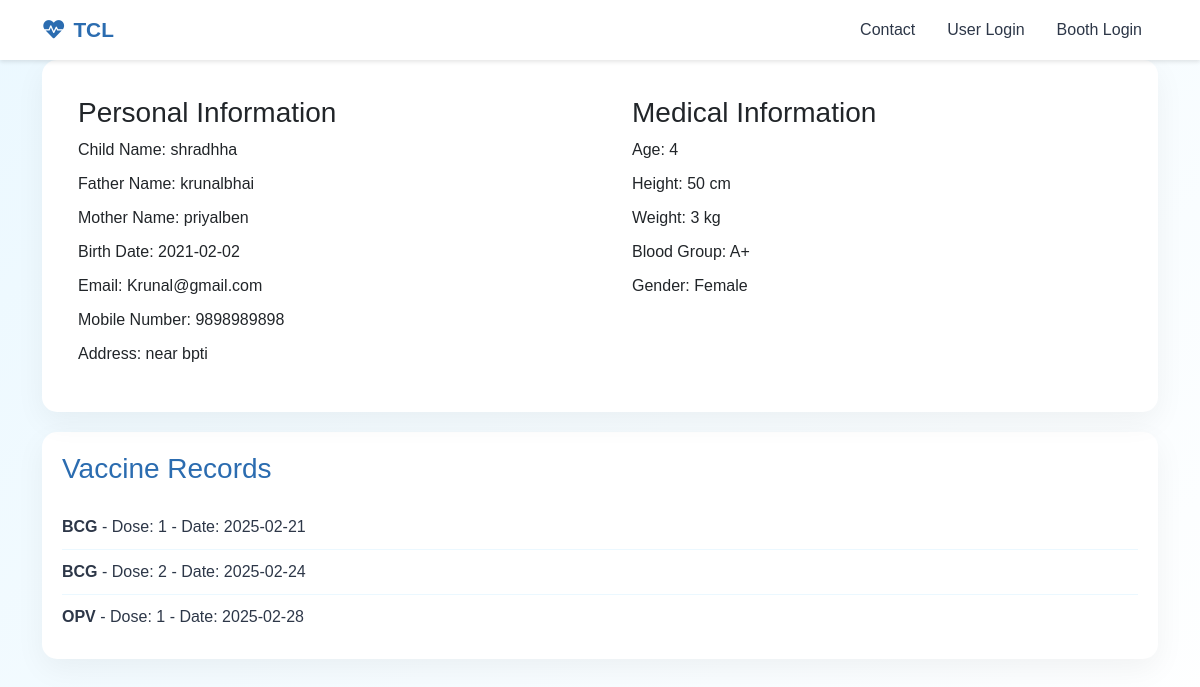
Page /Userpage.php (signed in) on the committed database.
### tables this page shows
CREATE TABLE `userregistration` (
  `UserId` int(11) NOT NULL,
  `TmpId` int(11) NOT NULL,
  `FatherName` varchar(255) NOT NULL,
  `MotherName` varchar(255) NOT NULL,
  `ChildName` varchar(255) NOT NULL,
  `Email` varchar(255) NOT NULL,
  `Contact` varchar(15) NOT NULL,
  `Address` text NOT NULL,
  `Height` int(11) NOT NULL,
  `Weight` int(11) NOT NULL,
  `BloodGroup` varchar(5) NOT NULL,
  `Gender` varchar(10) NOT NULL,
  `BirthDate` date NOT NULL,
  `BirthCertificate` varchar(255) NOT NULL,
  `Password` varchar(255) NOT NULL
);

CREATE TABLE `records` (
  `id` int(11) NOT NULL,
  `Uid` int(11) NOT NULL,
  `VaccineName` varchar(255) NOT NULL,
  `VaccineDose` int(11) NOT NULL,
  `VaccineDate` date NOT NULL
);

### Userpage.php (the view, shortened to what this page needs)
<?php
$conn = mysqli_connect('localhost', 'root', '', 'user');
$UserID = $_SESSION['UserID'];
$sql = "SELECT * FROM userregistration WHERE UserId = ?";
$stmt = $conn->prepare($sql);
$stmt->bind_param("i", $UserID);
$stmt->execute();
$result = $stmt->get_result();
$row = $result->fetch_assoc();
$bday = new DateTime($row['BirthDate']);
$today = new DateTime();
$age = $today->diff($bday)->y;
$fetchingQuery = $conn->prepare("SELECT `id`, `VaccineName`, `VaccineDose`, `VaccineDate` FROM `records` WHERE Uid = ?");
$fetchingQuery->bind_param("i", $UserID);
$fetchingQuery->execute();
$vacc_result = $fetchingQuery->get_result();
$vacc_records = array();
while($vacc_row = $vacc_result->fetch_assoc()) {
    $vacc_records[] = $vacc_row;
}
?>
<!DOCTYPE html>
<html lang="en">
<head>
    <link href="https://cdn.jsdelivr.net/npm/bootstrap@5.3.0/dist/css/bootstrap.min.css" rel="stylesheet">
    <link rel="stylesheet" href="https://cdnjs.cloudflare.com/ajax/libs/font-awesome/6.0.0/css/all.min.css">
</head>
<body>
    <nav class="navbar navbar-expand-lg navbar-light fixed-top">
        <div class="container">
            <a class="navbar-brand" href="index.php">
                <i class="fas fa-heartbeat me-2"></i>TCL
            </a>
            <div class="collapse navbar-collapse" id="navbarNav">
                <ul class="navbar-nav ms-auto">
                    <li class="nav-item">
                        <a class="nav-link" href="Contactus.php">Contact</a>
                    </li>
                    <li class="nav-item">
                        <a class="nav-link" href="index.php">User Login</a>
                    </li>
                    <li class="nav-item">
                        <a class="nav-link" href="Boothpage.php">Booth Login</a>
                    </li>
                </ul>
            </div>
        </div>
    </nav>
    <div class="container">
        <div class="row">
            <div class="col-md-12">
                <div class="card">
                    <div class="card-body">
                        <div class="row">
                            <div class="col-md-6">
                                <div class="user-info-section">
                                    <h3>Personal Information</h3>
                                    <label>Child Name: <?php echo htmlspecialchars($row['ChildName']); ?></label>
                                    <label>Father Name: <?php echo htmlspecialchars($row['FatherName']); ?></label>
                                    <label>Mother Name: <?php echo htmlspecialchars($row['MotherName']); ?></label>
                                    <label>Birth Date: <?php echo htmlspecialchars($row['BirthDate']); ?></label>
                                    <label>Email: <?php echo htmlspecialchars($row['Email']); ?></label>
                                    <label>Mobile Number: <?php echo htmlspecialchars($row['Contact']); ?></label>
                                    <label>Address: <?php echo htmlspecialchars($row['Address']); ?></label>
                                </div>
                            </div>
                            <div class="col-md-6">
                                <div class="user-info-section">
                                    <h3>Medical Information</h3>
                                    <label>Age: <?php echo $age; ?></label>
                                    <label>Height: <?php echo htmlspecialchars($row['Height']); ?> cm</label>
                                    <label>Weight: <?php echo htmlspecialchars($row['Weight']); ?> kg</label>
                                    <label>Blood Group: <?php echo htmlspecialchars($row['BloodGroup']); ?></label>
                                    <label>Gender: <?php echo htmlspecialchars($row['Gender']); ?></label>
                                </div>
                            </div>
                        </div>
                    </div>
                </div>
                <div class="vaccine-records">
                    <h3>Vaccine Records</h3>
                    <div id="vaccineRecords">
                        <?php
                        if(isset($vacc_records) && !empty($vacc_records)) {
                            foreach($vacc_records as $record) {
                                echo '<div class="vaccine-record-item">';
                                echo '<strong>' . htmlspecialchars($record['VaccineName']) . '</strong> - ';
                                echo 'Dose: ' . htmlspecialchars($record['VaccineDose']) . ' - ';
                                echo 'Date: ' . htmlspecialchars($record['VaccineDate']);
                                echo '</div>';
                            }
                        } else {
                            echo '<p>No vaccine records found.</p>';
                        }
                        ?>
                    </div>
                </div>
            </div>
        </div>
    </div>
</body>
</html>

### Userpage.php (style rules this page uses)
:root { --primary-color: #2B6CB0; --secondary-color: #4299E1; --accent-color: #63B3ED; --text-color: #2D3748; --light-bg: #EBF8FF; --white: #FFFFFF; }
body { font-family: 'Poppins', sans-serif; background: linear-gradient(135deg, var(--light-bg) 0%, var(--white) 100%); min-height: 100vh; color: var(--text-color); padding-top: 60px; }
.navbar { background: var(--white) !important; box-shadow: 0 2px 4px rgba(0,0,0,0.1); padding: 0.5rem 1rem; height: 60px; }
.navbar-brand { color: var(--primary-color) !important; font-weight: 600; font-size: 1.3rem; padding: 0.5rem 0; }
.nav-link { color: var(--text-color) !important; font-weight: 500; transition: all 0.3s ease; padding: 0.5rem 1rem !important; }
.card { background: var(--white); border: none; border-radius: 15px; box-shadow: 0 10px 30px rgba(0,0,0,0.05); margin-bottom: 20px; }
.user-info-section { padding: 20px; }
.user-info-section label { display: block; margin-bottom: 10px; font-weight: 500; }
.vaccine-records { background: var(--white); border-radius: 15px; padding: 20px; margin-top: 20px; box-shadow: 0 10px 30px rgba(0,0,0,0.05); }
.vaccine-records h3 { color: var(--primary-color); margin-bottom: 20px; }
.vaccine-record-item { border-bottom: 1px solid var(--light-bg); padding: 10px 0; }
.vaccine-record-item:last-child { border-bottom: none; }

### rows in the picture
userregistration: ChildName "shradhha", FatherName "krunalbhai", MotherName "priyalben", BirthDate "2021-02-02", Email "Krunal@gmail.com", Contact "9898989898", Address "near bpti", Height "50", Weight "3", BloodGroup "A+", Gender "Female"
records: VaccineName "BCG", VaccineDose "1", VaccineDate "2025-02-21"
records: VaccineName "BCG", VaccineDose "2", VaccineDate "2025-02-24"
records: VaccineName "OPV", VaccineDose "1", VaccineDate "2025-02-28"
